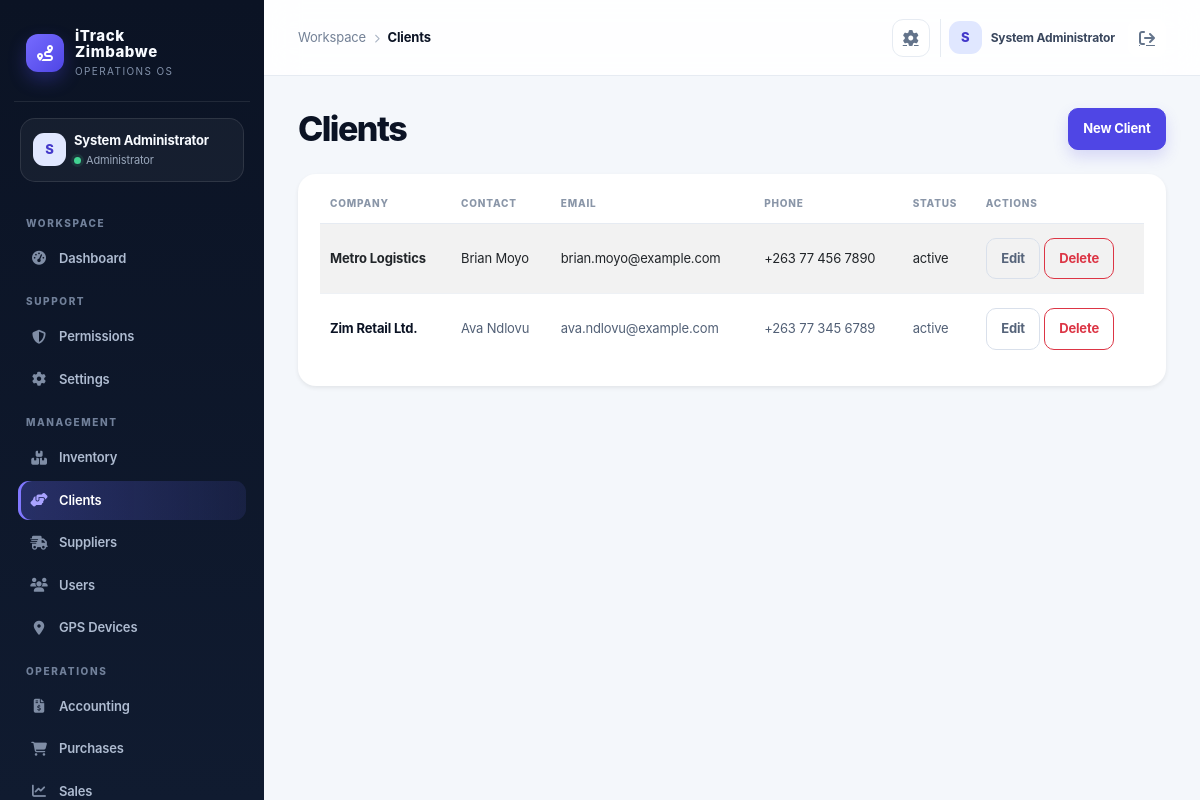
/index.php?controller=clients (signed in), run on the app's committed database.
### tables this page shows
CREATE TABLE IF NOT EXISTS clients (
  id INT AUTO_INCREMENT PRIMARY KEY,
  company_name VARCHAR(150) NOT NULL,
  contact_name VARCHAR(150),
  email VARCHAR(150),
  phone VARCHAR(50),
  address TEXT,
  status VARCHAR(20) NOT NULL DEFAULT 'active',
  created_at TIMESTAMP DEFAULT CURRENT_TIMESTAMP
);

### app/controllers/ClientController.php (called while the page is built, shortened)
<?php
class ClientController extends Controller
{
    private Client $clientModel;
    public function __construct()
    {
        $this->clientModel = new Client();
    }
    public function index(): void
    {
        $this->view('clients/index', [
            'title' => 'Clients',
            'clients' => $this->clientModel->all(),
        ]);
    }
}

### public/index.php (called while the page is built, shortened)
<?php
$uri = $_SERVER['REQUEST_URI'] ?? '/';
$controllerKey = $_GET['controller'] ?? null;
$actionKey = $_GET['action'] ?? null;
$route = $controllerKey ? [
    'controller' => ucfirst($controllerKey) . 'Controller',
    'action' => $actionKey ?? 'index',
] : Router::route($uri);
$actionName = $route['action'];
$controller = new $controllerName();
$controller->$actionName();

### app/core/Model.php (called while the page is built, shortened)
<?php
require_once dirname(__DIR__) . '/config/database.php';
abstract class Model
{
    protected PDO $db;
    public function __construct()
    {
        $this->db = Database::getInstance();
    }
    protected function fetchAll(string $sql, array $params = []): array
    {
        $stmt = $this->db->prepare($sql);
        $stmt->execute($params);
        return $stmt->fetchAll();
    }
    protected function execute(string $sql, array $params = []): int
    {
        $stmt = $this->db->prepare($sql);
        $stmt->execute($params);
        return $stmt->rowCount();
    }
}

### app/config/env.php (called while the page is built, shortened)
<?php
function loadEnv(): array
{
    static $loaded = null;
    if ($loaded !== null) {
        return $loaded;
    }
    $loaded = [];
    $envPath = dirname(__DIR__, 2) . '/.env';
    if (!is_readable($envPath)) {
        return $loaded;
    }
    return $loaded;
}
function env(string $key, $default = null)
{
    $vars = loadEnv();
    $value = getenv($key);
    return $value !== false ? $value : $default;
}

### app/config/app.php (called while the page is built)
<?php
require_once __DIR__ . '/env.php';
return [
    'app_name' => env('APP_NAME', 'iTrack Zimbabwe'),
    'debug' => filter_var(env('APP_DEBUG', false), FILTER_VALIDATE_BOOLEAN),
    'base_url' => env('APP_BASE_URL', '/itrack-zimbabwe'),
    'db' => [
        'host' => env('DB_HOST', '127.0.0.1'),
        'port' => env('DB_PORT', '3306'),
        'name' => env('DB_NAME', 'itrack_zimbabwe'),
        'user' => env('DB_USER', 'root'),
        'pass' => env('DB_PASS', ''),
    ],
    'session_name' => env('SESSION_NAME', 'itrack_session'),
    'csrf_token_name' => env('CSRF_TOKEN_NAME', 'csrf_token'),
    'upload_dir' => env('UPLOAD_DIR', dirname(__DIR__, 1) . '/uploads'),
    'openrouter_api_key' => env('OPENROUTER_API_KEY', ''),
    'openrouter_model' => env('OPENROUTER_MODEL', 'openrouter/free'),
];

### app/config/database.php (called while the page is built, shortened)
<?php
require_once dirname(__DIR__) . '/config/app.php';
class Database
{
    private static ?PDO $instance = null;
    public static function getInstance(): PDO
    {
        if (self::$instance === null) {
            $config = require dirname(__DIR__) . '/config/app.php';
            $mysqlEnabled = extension_loaded('pdo_mysql');
            if ($mysqlEnabled) {
                try {
                    $dsn = sprintf('mysql:host=%s;port=%s;dbname=%s;charset=utf8mb4', $config['db']['host'], $config['db']['port'], $config['db']['name']);
                    self::$instance = new PDO($dsn, $config['db']['user'], $config['db']['pass'], [
                        PDO::ATTR_ERRMODE => PDO::ERRMODE_EXCEPTION,
                        PDO::ATTR_DEFAULT_FETCH_MODE => PDO::FETCH_ASSOC,
                        PDO::ATTR_EMULATE_PREPARES => false,
                    ]);
                } catch (PDOException $exception) {
                    self::$instance = self::createSqliteInstance($config);
                }
            } else {
                self::$instance = self::createSqliteInstance($config);
            }
        }
        return self::$instance;
    }
}

### app/models/Client.php (called while the page is built, shortened)
<?php
require_once dirname(__DIR__) . '/core/Model.php';
class Client extends Model
{
    public function all(): array
    {
        return $this->fetchAll('SELECT * FROM clients ORDER BY company_name ASC');
    }
}

### app/views/clients/index.php (the view, shortened to what this page needs)
<div class="d-flex justify-content-between align-items-center mb-4">
    <h2 class="h4 mb-0">Clients</h2>
    <a class="btn btn-primary" href="/index.php?controller=client&action=create">New Client</a>
</div>
<div class="card shadow-sm border-0">
    <div class="card-body">
        <div class="table-responsive">
            <table class="table table-striped align-middle">
                <thead>
                    <tr>
                        <th>Company</th>
                        <th>Contact</th>
                        <th>Email</th>
                        <th>Phone</th>
                        <th>Status</th>
                        <th>Actions</th>
                    </tr>
                </thead>
                <tbody>
                    <?php foreach ($clients as $client): ?>
                        <tr>
                            <td><?= htmlspecialchars($client['company_name'] ?? '') ?></td>
                            <td><?= htmlspecialchars($client['contact_name'] ?? '') ?></td>
                            <td><?= htmlspecialchars($client['email'] ?? '') ?></td>
                            <td><?= htmlspecialchars($client['phone'] ?? '') ?></td>
                            <td><?= htmlspecialchars($client['status'] ?? '') ?></td>
                            <td>
                                <a class="btn btn-sm btn-outline-secondary" href="/index.php?controller=client&action=edit&id=<?= (int) ($client['id'] ?? 0) ?>">Edit</a>
                                <a class="btn btn-sm btn-outline-danger" href="/index.php?controller=client&action=delete&id=<?= (int) ($client['id'] ?? 0) ?>" onclick="return confirm('Delete this client?')">Delete</a>
                            </td>
                        </tr>
                    <?php endforeach; ?>
                </tbody>
            </table>
        </div>
    </div>
</div>

### app/views/layouts/main.php (style rules this page uses)
:root { --ink:#0b1324; --ink-2:#111d33; --muted:#738096; --line:#e6ebf2; --canvas:#f4f7fb; --card:#fff; --brand:#4f46e5; --brand-2:#6d5dfc; --mint:#13b981; --amber:#f59e0b; --danger:#e25555; --shadow:0 16px 40px rgba(15,23,42,.06); }
* { box-sizing:border-box; }
body { background:var(--canvas); color:var(--ink); margin:0; font-family:Inter,ui-sans-serif,system-ui,-apple-system,"Segoe UI",sans-serif; letter-spacing:-.01em; }
a { color:inherit; }
main h2.h4 { font-size:clamp(25px,3vw,34px); font-weight:800; letter-spacing:-.045em; line-height:1.1; }
main > .d-flex.justify-content-between { margin-bottom:24px !important; }
.card { border:1px solid var(--line); border-radius:18px; background:var(--card); box-shadow:var(--shadow); }
.card .card-body { padding:22px; }
.btn { border-radius:10px; font-weight:700; font-size:13px; padding:.63rem .9rem; }
.btn-primary { background:var(--brand); border-color:var(--brand); box-shadow:0 7px 15px rgba(79,70,229,.18); }
.table { margin:0; font-size:13px; }
.table thead th { color:#8a96a8; border-bottom:1px solid var(--line); text-transform:uppercase; letter-spacing:.08em; font-size:10px; font-weight:800; padding:0 10px 12px; white-space:nowrap; }
.table tbody td { padding:14px 10px; border-color:#eef1f5; color:#526076; vertical-align:middle; }
.table tbody tr:last-child td { border-bottom:0; }
.table tbody td:first-child { color:var(--ink); font-weight:750; }
.table-striped>tbody>tr:nth-of-type(odd)>* { --bs-table-accent-bg:#fafbfe; color:inherit; }
.table-responsive { border-radius:12px; }
.btn-outline-secondary { color:#56647a; border-color:#d9e0eb; }

### data on the page
clients: company_name "Metro Logistics", contact_name "Brian Moyo", email "brian.moyo@example.com", phone "+263 77 456 7890", status "active"
clients: company_name "Zim Retail Ltd.", contact_name "Ava Ndlovu", email "ava.ndlovu@example.com", phone "+263 77 345 6789", status "active"

### other printed values
$initials "S"
$user['name'] "System Administrator"
$role "Administrator"
$group "WORKSPACE"
$item['label'] "Dashboard"
$group "SUPPORT"
$item['label'] "Permissions"
$item['label'] "Settings"
$group "MANAGEMENT"
$item['label'] "Inventory"
$item['label'] "Clients"
$item['label'] "Suppliers"
$item['label'] "Users"
$item['label'] "GPS Devices"
$group "OPERATIONS"
